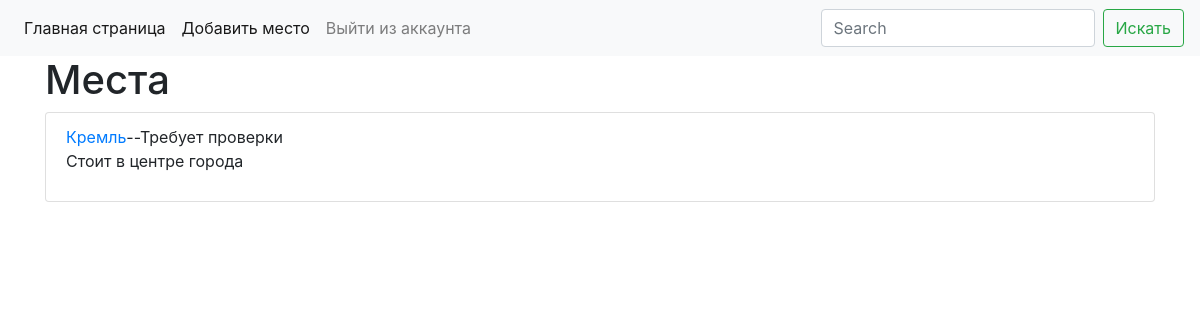
Page /admin/show_places (signed in) on the earlier database version.
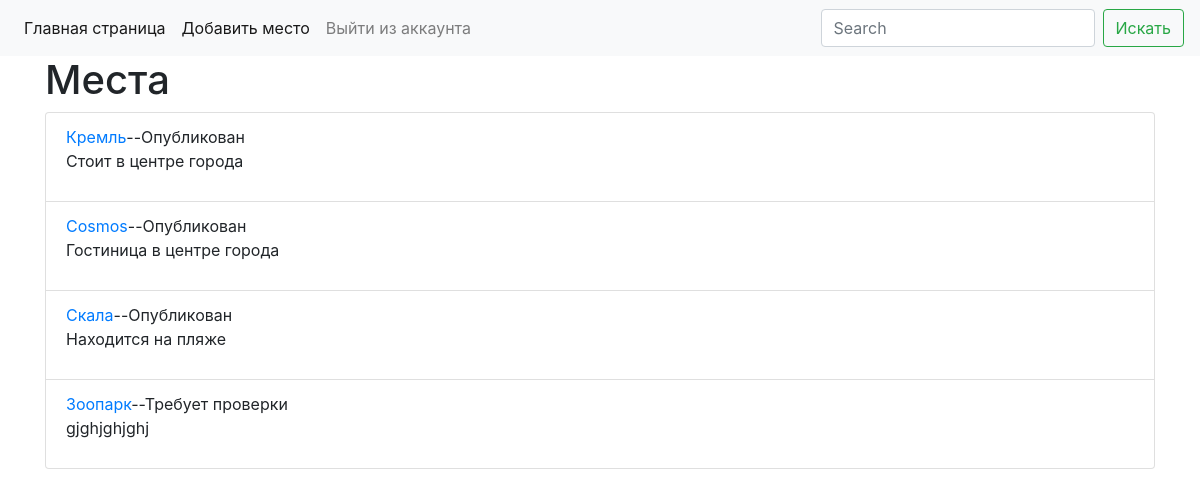
Same page on the later database version.
### allabouttravel_app/place/models.py (models this page shows, shortened)
class Place(db.Model):
    __tablename__ = 'places'
    id = db.Column(db.Integer, primary_key=True, autoincrement=True)
    title = db.Column(db.String, unique=True, nullable=False)
    description = db.Column(db.Text)
    is_verified = db.Column(db.Boolean, default=False, nullable=False)
    city_id = db.Column(db.Integer, db.ForeignKey('cities.id'))
    category_id = db.Column(db.Integer, db.ForeignKey('categories.id'))
    user_id = db.Column(db.Integer, db.ForeignKey('users.id'))
    @property
    def get_place_status(self):
        if self.is_verified:
            return 'Опубликован'
        else:
            return 'Требует проверки'

### allabouttravel_app/admin/views.py (the view)
@blueprint.route('/show_places')
@admin_required
def show_places():
    title = 'Места'
    places = Place.query.all()
    return render_template('admin/show_places.html', title=title, places=places)

### allabouttravel_app/__init__.py (called while the page is built)
def create_app():
    app = Flask(__name__)
    app.config.from_pyfile('config.py')
    db.init_app(app)
    login_manager = LoginManager()
    login_manager.init_app(app)
    login_manager.login_view = 'user.login'
    app.register_blueprint(admin_blueprint)
    app.register_blueprint(place_blueprint)
    app.register_blueprint(user_blueprint)
    @login_manager.user_loader
    def load_user(user_id):
        return User.query.get(user_id)
    return app

### allabouttravel_app/templates/admin/show_places.html (shortened to what this page needs)
{% extends 'base.html' %}
{% block content %}
<div>
    <ul class="list-group">
        {% for place in places %}
        <li class="list-group-item">
            <a href="{{ url_for('admin.show_place_status', alias=place.title) }}">{{ place.title }}</a>--{{ place.get_place_status }}
            <p>{{ place.description[:50] }}</p>
        </li>
        {% endfor %}
    </ul>
</div>
{% endblock %}

### allabouttravel_app/templates/base.html (shortened to what this page needs)
<!doctype html>
<html lang="en">
  <head>
    <link rel="stylesheet" href="https://cdn.jsdelivr.net/npm/bootstrap@4.1.3/dist/css/bootstrap.min.css">
  </head>
  <body>
    {% include 'menu.html' %}
    <div class="container">
      <h1>{{ title }}</h1>
          {% block content %}{% endblock %}
    </div>
  </body>
</html>

### allabouttravel_app/templates/menu.html
<nav class="navbar navbar-expand-lg navbar-light bg-light">
    <div class="collapse navbar-collapse" id="navbarSupportedContent">
        <ul class="navbar-nav mr-auto">
            <li class="nav-item active">
                <a class="nav-link" href="{{ url_for('place.index') }}">Главная страница</a>
            </li>
            <li class="nav-item active">
                <a class="nav-link" href="{{ url_for('place.add_place') }}">Добавить место</a>
            </li>
            {% if current_user.is_authenticated %}
                <li class="nav-item">
                    <a class="nav-link" href="{{ url_for('user.logout') }}">Выйти из аккаунта</a>
                </li>
            {% else %}
                <li class="nav-item">
                    <a class="nav-link" href="{{ url_for('user.login') }}">Логин/Регистрация</a>
                </li>
            {% endif %}
        </ul>
        <form class="form-inline my-2 my-lg-0">
        <input class="form-control mr-sm-2" type="search" placeholder="Search" aria-label="Search">
        <button class="btn btn-outline-success my-2 my-sm-0" type="submit">Искать</button>
        </form>
    </div>
</nav>

Differences in the rows shown:
changed Place "Кремль": get_place_status "Требует проверки" → "Опубликован"
added Place: title "Cosmos", get_place_status "Опубликован", description "Гостиница в центре города"
added Place: title "Скала", get_place_status "Опубликован", description "Находится на пляже"
added Place: title "Зоопарк", get_place_status "Требует проверки", description "gjghjghjghj"
